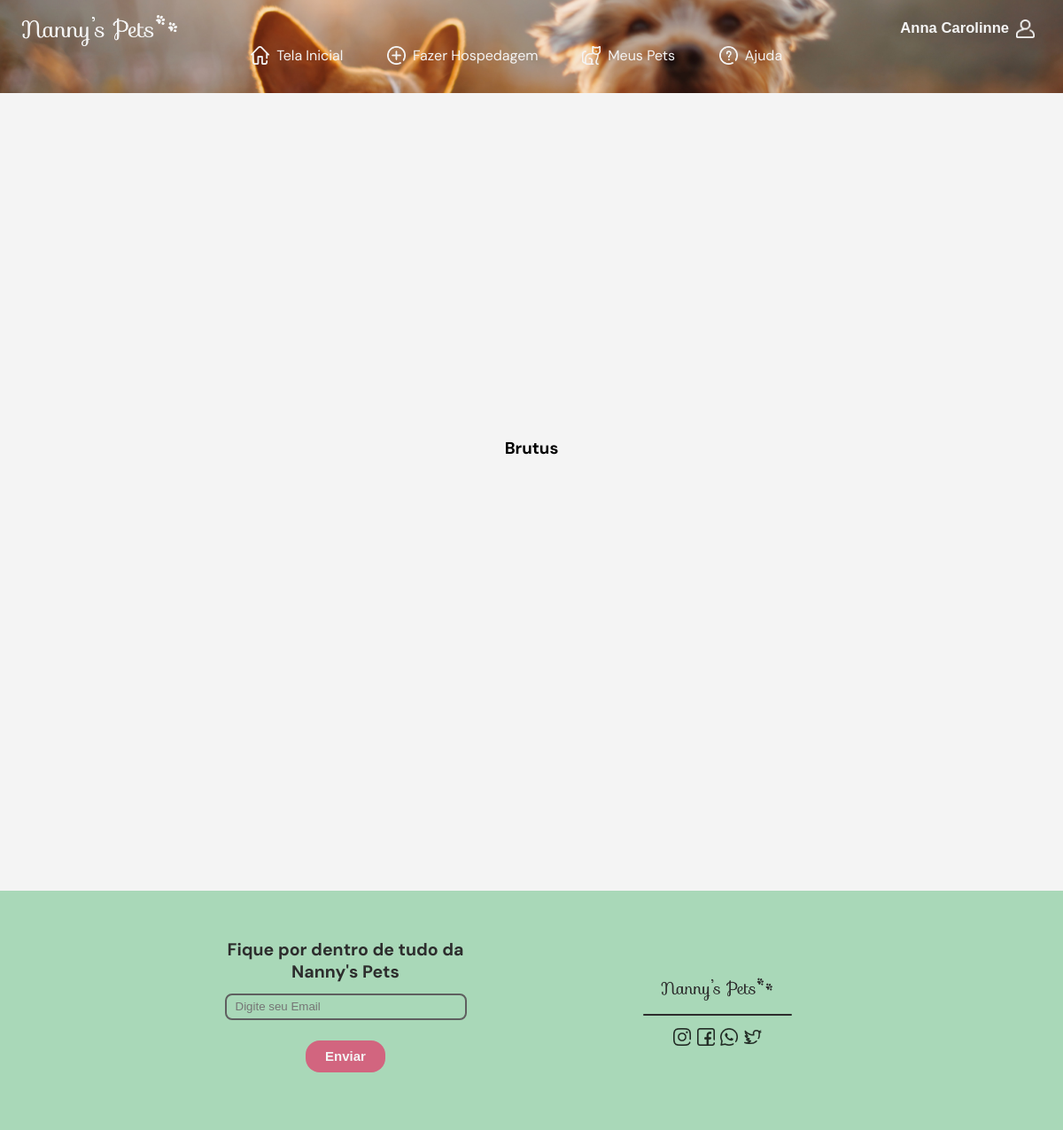
Page /pets/14/ (signed in) on the committed database.
### nannypets/models.py (models this page shows, shortened)
class User(AbstractBaseUser, PermissionsMixin):
    username = models.CharField(_('username'), max_length=15, unique=True,
        help_text=_('Required. 15 characters or fewer. Letters, \
                    numbers and @/./+/-/_ characters'),
        validators=[
                    validators.RegexValidator(
                                            re.compile('^[\w.@+-]+$'),
                                            _('Enter a valid username.'),
                                            _('invalid'))])
    first_name = models.CharField(_('first name'), max_length=30)
    last_name = models.CharField(_('last name'), max_length=150)
    email = models.EmailField(_('email address'), max_length=255, unique=True)
    is_staff = models.BooleanField(_('staff status'), default=False,
        help_text=_('Designates whether the user can log into this admin site.'))
    is_active = models.BooleanField(_('active'), default=True,
        help_text=_('Designates whether this user should be treated as active. \
                    Unselect this instead of deleting accounts.'))
    date_joined = models.DateTimeField(_('date joined'), default=timezone.now)
    foto = models.ImageField(_('foto'), upload_to='mysite/nannypets/user_photos', null=True,
                             blank=True)
    USERNAME_FIELD = 'username'
    REQUIRED_FIELDS = ['email',]
    objects = UserManager()
    class Meta:
        ordering = ['username']
        verbose_name = _('user')
        verbose_name_plural = _('users')

class Pet(models.Model):
    nome = models.CharField(max_length=255)
    idade = models.IntegerField()
    ESPECIE = (1, 'Cachorro'), (2,'Gato')
    TAMANHO = (1, 'Porte pequeno'), (2, 'Porte médio'), (3, 'Porte grande')
    porte = models.IntegerField(choices=TAMANHO,)
    especie = models.IntegerField(choices=ESPECIE,)
    docil = models.BooleanField()
    User = settings.AUTH_USER_MODEL
    user = models.ForeignKey(User, on_delete=models.CASCADE)
    foto = models.ImageField(upload_to='nannypets/pet_photos', blank=True)
    def __str__(self):
        return self.nome
    class Meta:
        ordering = ['nome']
        verbose_name = 'Pet'
        verbose_name_plural = 'Pets'

### nannypets/views.py (the view)
# urls.py: path('pets/<int:pk>/',login_required(views.PetView.as_view()), name = 'pet'),
class PetView(View):
    def get(self, request, *args, **kwargs):
        pet = get_object_or_404(Pet, pk = kwargs['pk'])
        return render(request, 'nannypets/pet.html', {'pet': pet})

### nannypets/templates/nannypets/pet.html (shortened to what this page needs)
{% extends 'base.html' %}
{% load static %}
{% block css %} <link rel="stylesheet" type="text/css" href="{% static 'assets/css/pet.css' %}"> {% endblock %}
{% block content %}
    <div class="container">
        <div class="pet-content">
            <h3 class="title-pet">{{pet}}</h3>
        </div>
    </div>
{% endblock %}

### nannypets/templates/base.html (shortened to what this page needs)
{% load static %}
<!DOCTYPE html>
<html lang="pt-br">
<head>
    <link rel="stylesheet" type="text/css" href="{% static 'assets/css/base.css' %}">
    {% block css %}{% endblock %}
</head>
<body>
    <nav class="nav-bar">
        <div class="nav-bar-logo-perfil">
            <img src="{% static 'assets/img/logo-white.png' %}" alt="Logo Nanny Pets" class="logo">
            <button class="icon-title-perfil">
                <h5>{{ user.username }} {{user.last_name}}</h5>
                <img src="{% static 'assets/img/perfil.png' %}" alt="" class="nav-icon">
            </button>
        </div>
        <ul class="nav-links">
            <li><a href="/"><img src="{% static 'assets/img/icon-home.png' %}" alt="" class="nav-icon">Tela Inicial</a></li>
            <li><a href="/hospedagem/"><img src="{% static 'assets/img/icon-hospedar.png' %}" alt="" class="nav-icon">Fazer Hospedagem</a></li>
            <li><a href="/pets/"><img src="{% static 'assets/img/icon-cat.png' %}" alt="" class="nav-icon">Meus Pets</a></li>
            <li><a href="#"><img src="{% static 'assets/img/icon-help.png' %}" alt="" class="nav-icon">Ajuda</a></li>
        </ul>
    </nav>
    {% block content %}
    {% endblock %}
    <footer class="foot">
        <div class="foot-form">
            <div class="box-form">
                <h2 class="foot-title">Fique por dentro de tudo da Nanny's Pets</h2>
                <form action="#" class="foot-form-env-email">
                    <input type="text" placeholder="Digite seu Email" class="foot-form-cx-text">
                    <button class="foot-btn-env">Enviar</button>
                </form>
            </div>
        </div>
        <div class="foot-logo-midia">
            <div class="box-social">
                <img src="{% static 'img/logo-black.png' %}" alt="" class="foot-logo">
                <hr>
                <div class="foot-social-midia">
                    <img src="{% static 'img/icon-ig.png' %}" alt="" class="foot-icon-midia">
                    <img src="{% static 'img/icon-fb.png' %}" alt="" class="foot-icon-midia">
                    <img src="{% static 'img/icon-wpp.png' %}" alt="" class="foot-icon-midia">
                    <img src="{% static 'img/icon-tw.png' %}" alt="" class="foot-icon-midia">
                </div>
            </div>
        </div>
    </footer>
</body>
</html>

### nannypets/static/assets/css/base.css (style rules this page uses)
:root { --white: #f4f4f4; --pink-strong: #D2657F; --text-color-black: #2d2d2d; --text-color-gray: #5f5f5f; --hover-button: #FF6663; --gray: #9AA0A8; --blue: #d9e6ff; --blue-light: #A9D8B8; --container-color: #fff; --body-font: 'DM Sans', sans-serif; --h2-font-size: 1.25rem; --h3-font-size: 1rem; --normal-font-size: .938rem; --small-font-size: .813rem; --smaller-font-size: .75rem; }
* { box-sizing: border-box; padding: 0; margin: 0; }
body { font-family: var(--body-font); background-color: var(--white); display: flex; flex-direction: column; justify-content: space-between; min-height: 100vh; }
.nav-bar { width: 100%; height: 105px; background: rgba(192, 126, 117, 0.20); background-image: url("/static/assets/img/alvan-nee-T-0EW-SEbsE-unsplash.jpg"); background-size: cover; background-position: center; filter: contrast(1.0); flex-shrink: 0; background-position-y: 24%; display: flex; flex-direction: column; padding: 1% 2%; align-items: center; }
.nav-bar-logo-perfil { width: 100%; justify-content: space-between; height: auto; display: flex; flex-direction: row; }
.logo { width: auto; height: 40px; }
.icon-title-perfil { border: none; display: flex; flex-direction: row; color: var(--white); font-size: var(--h2-font-size); text-decoration: none; background: transparent; justify-content: space-between; align-items: center; }
.nav-links { display: flex; list-style: none; flex-direction: row; justify-content: space-around; width: 60%; }
.nav-links li { display: flex; flex-direction: row; align-items: center; justify-content: center; height: 21px; }
.nav-links a { text-decoration: none; color: var(--white); height: 21px; display: inline-flex; align-items: flex-end; transition: 300ms linear; }
.nav-icon { height: 21px; width: 21px; border: none; text-decoration: none; margin-left: 8px; margin-right: 8px; }
.foot { width: 100%; height: 270px; position: relative; bottom: 0; background-color: var(--blue-light); display: flex; flex-direction: row; align-items: center; justify-content: center; }
.foot-form, .foot-logo-midia { width: 35%; height: 100%; display: flex; flex-direction: column; align-items: center; justify-content: center; }
.box-form { color: var(--text-color-black); height: 60%; width: 65%; display: flex; flex-direction: column; justify-content: space-around; font-size: var(--small-font-size); text-align: center; }
.foot-form-env-email { display: flex; flex-direction: column; height: 70%; justify-content: space-around; align-items: center; }
.foot-form-env-email input { background-color: transparent; border-radius: 8px; border: 2px solid #5F5F5F; height: 30px; appearance: none; text-indent: 10px; width: 100%; }
.foot-form-env-email button { width: 90px; height: 36px; border-radius: 16px; border-style: hidden; background-color: var(--pink-strong); color: var(--white); font-size: var(--normal-font-size); font-weight: 700; outline: 0; cursor: pointer; }
.foot-logo { height: 30px; width: 128px; }
.foot-icon-midia { height: 20px; width: 20px; }
.box-social { height: 35%; width: 40%; display: flex; flex-direction: column; justify-content: space-around; align-items: center; }
.box-social hr { width: 100%; background-color: var(--text-color-black); height: 1.5px; border: none; border-radius: 3px; }
.foot-social-midia { display: flex; width: 60%; align-items: center; justify-content: space-between; }
.container { margin-bottom: 80px; }

### nannypets/static/assets/css/pet.css (style rules this page uses)
body { margin: 0; padding: 0; display: flex; flex-direction: column; }
.container { display: flex; align-items: center; flex-direction: column; padding: 0; height: auto; width: 100%; margin-bottom: 100px; }
.pet-content { display: flex; flex-direction: column; width: 60%; min-height: 800px; align-items: center; justify-content: center; }

### rows in the picture
User: username "Anna", last_name "Carolinne"
Pet: nome "Brutus"
